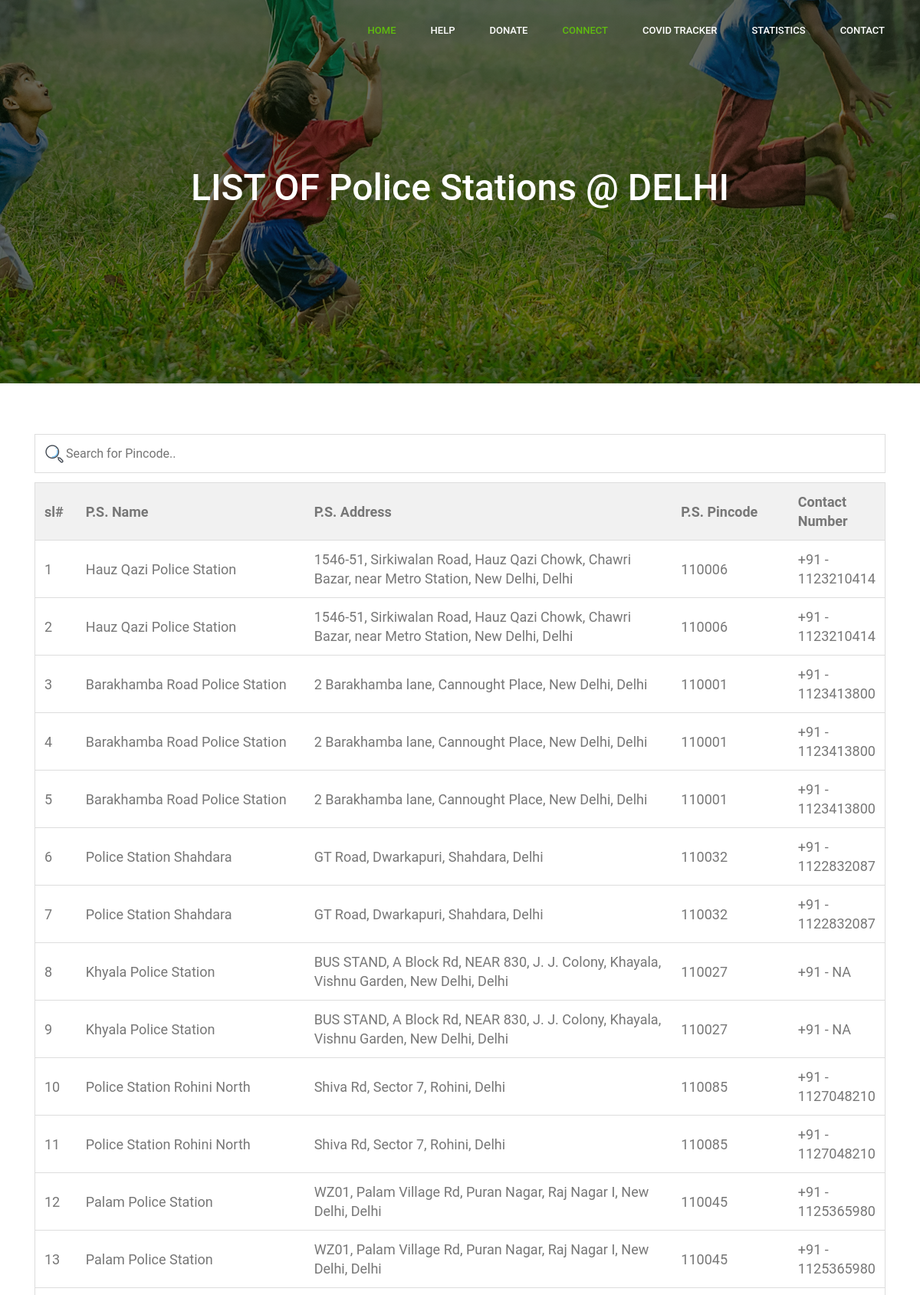
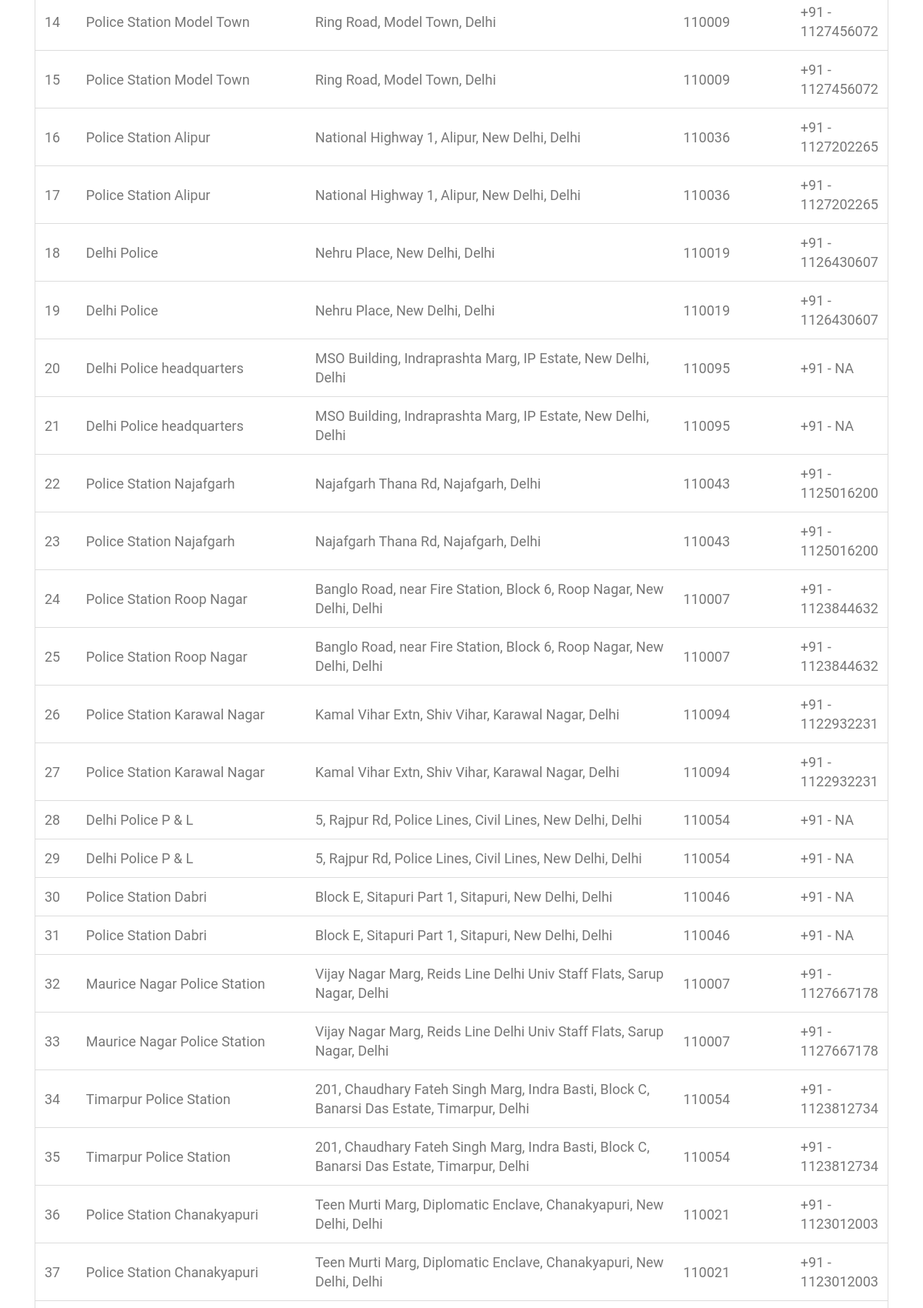
Page /ps.php (upper part) on the committed database (2 pictures, top to bottom).
### tables this page shows
CREATE TABLE `police_details` (
  `id` int(4) NOT NULL,
  `pincode` int(50) NOT NULL,
  `name` varchar(200) NOT NULL,
  `address` varchar(800) NOT NULL,
  `contact` varchar(11) NOT NULL
);

### ps.php (the view, shortened to what this page needs)
<!doctype html>
<html lang="en">
    <head>
        <link rel="stylesheet" href="css/bootstrap.css">
        <link rel="stylesheet" href="vendors/linericon/style.css">
        <link rel="stylesheet" href="css/font-awesome.min.css">
        <link rel="stylesheet" href="vendors/lightbox/simpleLightbox.css">
        <link rel="stylesheet" href="vendors/nice-select/css/nice-select.css">
        <link rel="stylesheet" href="css/style.css">
        <link rel="stylesheet" href="css/responsive.css">
    </head>
    <body>
    	<header class="header_area">
			<div class="main_menu">
				<div class="container">
					<nav class="navbar navbar-expand-lg navbar-light">
						<div class="container">
							<div class="collapse navbar-collapse offset" id="navbarSupportedContent">
							<ul class="nav navbar-nav menu_nav ml-auto">
								<li class="nav-item active"><a class="nav-link" href="index.php">Home</a></li>
								<li class="nav-item"><a class="nav-link" href="help.php">Help</a></li>
								<li class="nav-item"><a class="nav-link" href="donate.php">Donate</a></li>
								<li class="nav-item submenu dropdown active">
									<a href="#" class="nav-link dropdown-toggle" data-toggle="dropdown" role="button" aria-haspopup="true" aria-expanded="false">Connect</a>
								</li>
								<li class="nav-item submenu dropdown">
									<a href="#" class="nav-link dropdown-toggle" data-toggle="dropdown" role="button" aria-haspopup="true" aria-expanded="false">Covid Tracker</a>
								</li>
                                <li class="nav-item"><a class="nav-link" href="coronatracker/demographics.php">Statistics</a></li>
								<li class="nav-item"><a class="nav-link" href="contact.php">Contact</a></li>
							</ul>
							</div>
						</div>
					</nav>
				</div>
			</div>
		</header>
		<section class="banner_area">
			<div class="banner_inner d-flex align-items-center">
				<div class="overlay bg-parallax" data-stellar-ratio="0.9" data-stellar-vertical-offset="0" data-background=""></div>
				<div class="container">
					<div class="banner_content text-center">
						<h2>LIST OF Police Stations @ DELHI</h2>
					</div>
				</div>
			</div>
		</section>
		<div class="whole-wrap">
			<div class="container">
				<div class="section-top-border">
					<div class="progress-table-wrap">
						<div class="progress-table">
							<input type="text" id="myInput" onkeyup="myFunction()" placeholder="Search for Pincode..">
							<table id="myTable">
          						<tr class="header">
         							 <th style="width:05%;">sl#</th>
          							<th style="width:30%;">P.S. Name</th>
          							<th style="width:50%;">P.S. Address</th>
          							<th style="width:30%;">P.S. Pincode</th>
          							<th style="width:30%;">Contact Number</th>
          						</tr>
         					 	<?php
         					 	include('includes/config.php');
         					 	$sql = "SELECT * from police_details";
           							 $query = $dbh -> prepare($sql);
            						$query->execute();
            						$results=$query->fetchAll(PDO::FETCH_OBJ);
            						$cnt=1;
            						if($query->rowCount() > 0)
            						{
              							foreach($results as $result)
            							{
          						?>
          						<tr>
            						<td><?php echo htmlentities($cnt);?></td>
            						<td><?php echo htmlentities($result->name);?></td>
            						<td><?php echo htmlentities($result->address);?></td>
            						<td><?php echo htmlentities($result->pincode);?></td>
            						<td>+91 - <?php echo htmlentities($result->contact);?></td>
          						</tr>
          						<?php $cnt=$cnt+1;} }?>
        					</table>
						</div>
					</div>
				</div>
			</div>
		</div>
</body>
</html>

### css/style.css (style rules this page uses)
body { line-height: 25px; font-size: 15px; font-family: "Roboto", sans-serif; font-weight: normal; color: #777777; }
h1, h2, h3, h4, h5, h6 { font-family: "Poppins", sans-serif; font-weight: 600; color: #222222; }
a { text-decoration: none; transition: all 0.3s ease-in-out; }
.header_area { position: absolute; width: 100%; top: 0; left: 0; z-index: 99999; transition: background 0.4s, all 0.3s linear; }
.header_area .container { padding: 0px 8px; }
.header_area .navbar { background: transparent; padding: 0px; border: 0px; border-radius: 0px; }
.header_area .navbar .nav .nav-item { margin-right: 45px; }
.header_area .navbar .nav .nav-item .nav-link { font-size: 13px; font-weight: 500; line-height: 80px; text-transform: uppercase; color: #ffffff; padding: 0px; display: inline-block; }
.header_area .navbar .nav .nav-item .nav-link:after { display: none; }
.header_area .navbar .nav .nav-item:hover .nav-link, .header_area .navbar .nav .nav-item.active .nav-link { color: #60bc0f; }
.header_area .navbar .nav .nav-item.submenu { position: relative; }
.header_area .navbar .nav .nav-item:last-child { margin-right: 0px; }
.banner_area { position: relative; z-index: 1; min-height: 500px; }
.banner_area .banner_inner { position: relative; overflow: hidden; width: 100%; min-height: 500px; background: transparent; z-index: 1; }
.banner_area .banner_inner .overlay { background: linear-gradient(0deg, rgba(6, 13, 1, 0.6), rgba(6, 13, 1, 0.6)), url(../img/banner/banner.jpg) no-repeat scroll center center; background-size: cover; position: absolute; left: 0; right: 0; top: 0; height: 100%; bottom: 0; z-index: -1; opacity: 1; }
.banner_area .banner_inner .banner_content h2 { color: #fff; font-size: 48px; font-family: "Roboto", sans-serif; margin-bottom: 10px; font-weight: 500; }
.section-top-border { padding: 50px 0; border-top: 1px dotted #eee; }
h2 { font-size: 30px; }
.progress-table { background: #fff; padding: 15px 0px 30px 0px; min-width: 800px; }

### ps.php (style rules this page uses)
#myInput { background-image: url('img/search.png'); background-position: 10px 10px; background-repeat: no-repeat; width: 100%; font-size: 16px; padding: 12px 20px 12px 40px; border: 1px solid #ddd; margin-bottom: 12px; }
#myTable { border-collapse: collapse; width: 100%; border: 1px solid #ddd; font-size: 18px; }
#myTable th, #myTable td { text-align: left; padding: 12px; }
#myTable tr { border-bottom: 1px solid #ddd; }
#myTable tr.header, #myTable tr:hover { background-color: #f1f1f1; }

### rows in the picture
police_details: name "Hauz Qazi Police Station", address "1546-51, Sirkiwalan Road, Hauz Qazi Chowk, Chawri Bazar, near Metro Station, New Delhi, Delhi", pincode "110006", contact "1123210414"
police_details: name "Hauz Qazi Police Station", address "1546-51, Sirkiwalan Road, Hauz Qazi Chowk, Chawri Bazar, near Metro Station, New Delhi, Delhi", pincode "110006", contact "1123210414"
police_details: name "Barakhamba Road Police Station", address "2 Barakhamba lane, Cannought Place, New Delhi, Delhi", pincode "110001", contact "1123413800"
police_details: name "Barakhamba Road Police Station", address "2 Barakhamba lane, Cannought Place, New Delhi, Delhi", pincode "110001", contact "1123413800"
police_details: name "Barakhamba Road Police Station", address "2 Barakhamba lane, Cannought Place, New Delhi, Delhi", pincode "110001", contact "1123413800"
police_details: name "Police Station Shahdara", address "GT Road, Dwarkapuri, Shahdara, Delhi", pincode "110032", contact "1122832087"
police_details: name "Police Station Shahdara", address "GT Road, Dwarkapuri, Shahdara, Delhi", pincode "110032", contact "1122832087"
police_details: name "Khyala Police Station", address "BUS STAND, A Block Rd, NEAR 830, J. J. Colony, Khayala, Vishnu Garden, New Delhi, Delhi", pincode "110027", contact "NA"
police_details: name "Khyala Police Station", address "BUS STAND, A Block Rd, NEAR 830, J. J. Colony, Khayala, Vishnu Garden, New Delhi, Delhi", pincode "110027", contact "NA"
police_details: name "Police Station Rohini North", address "Shiva Rd, Sector 7, Rohini, Delhi", pincode "110085", contact "1127048210"
police_details: name "Police Station Rohini North", address "Shiva Rd, Sector 7, Rohini, Delhi", pincode "110085", contact "1127048210"
police_details: name "Palam Police Station", address "WZ01, Palam Village Rd, Puran Nagar, Raj Nagar I, New Delhi, Delhi", pincode "110045", contact "1125365980"
police_details: name "Palam Police Station", address "WZ01, Palam Village Rd, Puran Nagar, Raj Nagar I, New Delhi, Delhi", pincode "110045", contact "1125365980"
police_details: name "Police Station Model Town", address "Ring Road, Model Town, Delhi", pincode "110009", contact "1127456072"
police_details: name "Police Station Model Town", address "Ring Road, Model Town, Delhi", pincode "110009", contact "1127456072"
police_details: name "Police Station Alipur", address "National Highway 1, Alipur, New Delhi, Delhi", pincode "110036", contact "1127202265"
police_details: name "Police Station Alipur", address "National Highway 1, Alipur, New Delhi, Delhi", pincode "110036", contact "1127202265"
police_details: name "Delhi Police", address "Nehru Place, New Delhi, Delhi", pincode "110019", contact "1126430607"
police_details: name "Delhi Police", address "Nehru Place, New Delhi, Delhi", pincode "110019", contact "1126430607"
police_details: name "Delhi Police headquarters", address "MSO Building, Indraprashta Marg, IP Estate, New Delhi, Delhi", pincode "110095", contact "NA"
police_details: name "Delhi Police headquarters", address "MSO Building, Indraprashta Marg, IP Estate, New Delhi, Delhi", pincode "110095", contact "NA"
police_details: name "Police Station Najafgarh", address "Najafgarh Thana Rd, Najafgarh, Delhi", pincode "110043", contact "1125016200"
police_details: name "Police Station Najafgarh", address "Najafgarh Thana Rd, Najafgarh, Delhi", pincode "110043", contact "1125016200"
police_details: name "Police Station Roop Nagar", address "Banglo Road, near Fire Station, Block 6, Roop Nagar, New Delhi, Delhi", pincode "110007", contact "1123844632"
police_details: name "Police Station Roop Nagar", address "Banglo Road, near Fire Station, Block 6, Roop Nagar, New Delhi, Delhi", pincode "110007", contact "1123844632"
police_details: name "Police Station Karawal Nagar", address "Kamal Vihar Extn, Shiv Vihar, Karawal Nagar, Delhi", pincode "110094", contact "1122932231"
police_details: name "Police Station Karawal Nagar", address "Kamal Vihar Extn, Shiv Vihar, Karawal Nagar, Delhi", pincode "110094", contact "1122932231"
police_details: name "Delhi Police P & L", address "5, Rajpur Rd, Police Lines, Civil Lines, New Delhi, Delhi", pincode "110054", contact "NA"
police_details: name "Delhi Police P & L", address "5, Rajpur Rd, Police Lines, Civil Lines, New Delhi, Delhi", pincode "110054", contact "NA"
police_details: name "Police Station Dabri", address "Block E, Sitapuri Part 1, Sitapuri, New Delhi, Delhi", pincode "110046", contact "NA"
police_details: name "Police Station Dabri", address "Block E, Sitapuri Part 1, Sitapuri, New Delhi, Delhi", pincode "110046", contact "NA"
police_details: name "Maurice Nagar Police Station", address "Vijay Nagar Marg, Reids Line Delhi Univ Staff Flats, Sarup Nagar, Delhi", pincode "110007", contact "1127667178"
police_details: name "Maurice Nagar Police Station", address "Vijay Nagar Marg, Reids Line Delhi Univ Staff Flats, Sarup Nagar, Delhi", pincode "110007", contact "1127667178"
police_details: name "Timarpur Police Station", address "201, Chaudhary Fateh Singh Marg, Indra Basti, Block C, Banarsi Das Estate, Timarpur, Delhi", pincode "110054", contact "1123812734"
police_details: name "Timarpur Police Station", address "201, Chaudhary Fateh Singh Marg, Indra Basti, Block C, Banarsi Das Estate, Timarpur, Delhi", pincode "110054", contact "1123812734"
police_details: name "Police Station Chanakyapuri", address "Teen Murti Marg, Diplomatic Enclave, Chanakyapuri, New Delhi, Delhi", pincode "110021", contact "1123012003"
police_details: name "Police Station Chanakyapuri", address "Teen Murti Marg, Diplomatic Enclave, Chanakyapuri, New Delhi, Delhi", pincode "110021", contact "1123012003"
